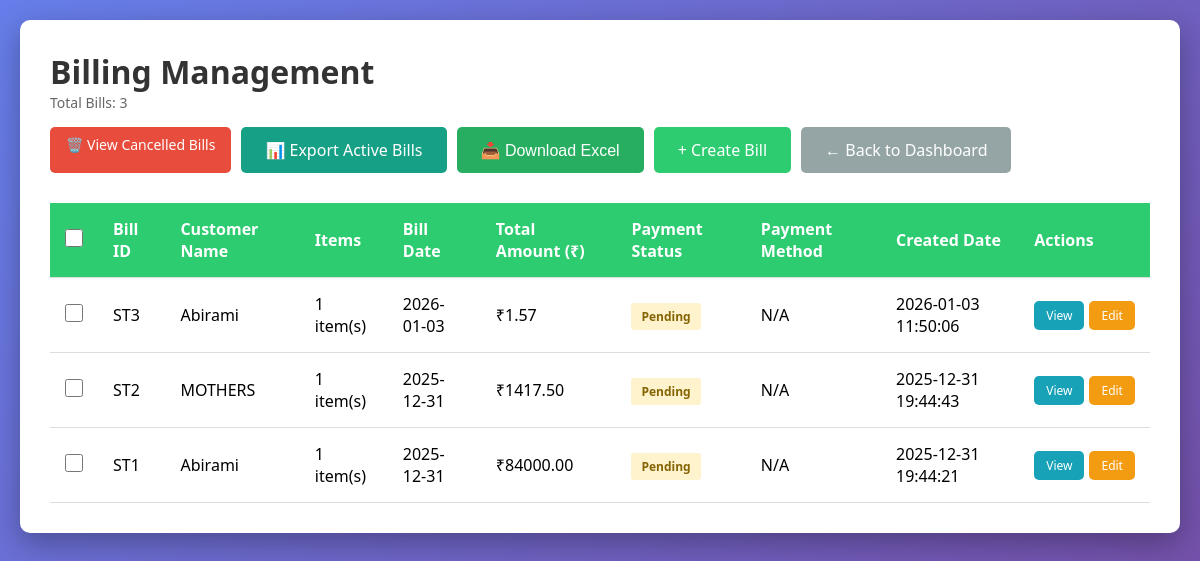
The app's page /billing/ with its own data.
### tables this page shows
CREATE TABLE billing (
                    id INTEGER PRIMARY KEY AUTOINCREMENT,
                    bill_id TEXT UNIQUE NOT NULL,
                    customer_id INTEGER NOT NULL,
                    bill_date DATE NOT NULL,
                    subtotal REAL DEFAULT 0.0,
                    gst_amount REAL DEFAULT 0.0,
                    total_amount REAL NOT NULL DEFAULT 0.0,
                    payment_status TEXT DEFAULT 'Pending',
                    notes TEXT,
                    created_at TIMESTAMP DEFAULT CURRENT_TIMESTAMP,
                    FOREIGN KEY (customer_id) REFERENCES customers (id)
                );

CREATE TABLE customers (
                    id INTEGER PRIMARY KEY AUTOINCREMENT,
                    customer_id TEXT UNIQUE NOT NULL,
                    vendor_code TEXT UNIQUE,
                    name TEXT NOT NULL,
                    email TEXT,
                    mobile TEXT,
                    address TEXT,
                    state TEXT,
                    gst_number TEXT,
                    created_at TIMESTAMP DEFAULT CURRENT_TIMESTAMP
                );

### routes/billing.py (the view)
@billing_bp.route('/')
def index():
    show_cancelled = request.args.get('show_cancelled', 'false') == 'true'
    conn = get_db_connection()
    if show_cancelled:
        bills = conn.execute('''
            SELECT b.*, c.name as customer_name,
                   (SELECT COUNT(*) FROM billing_items WHERE bill_id = b.bill_id) as item_count
            FROM billing b
            JOIN customers c ON b.customer_id = c.id
            WHERE b.payment_status = 'Cancelled'
            ORDER BY b.created_at DESC
        ''').fetchall()
    else:
        bills = conn.execute('''
            SELECT b.*, c.name as customer_name,
                   (SELECT COUNT(*) FROM billing_items WHERE bill_id = b.bill_id) as item_count
            FROM billing b
            JOIN customers c ON b.customer_id = c.id
            WHERE b.payment_status != 'Cancelled'
            ORDER BY b.created_at DESC
        ''').fetchall()
    conn.close()
    return render_template('billing/index.html', bills=bills, show_cancelled=show_cancelled)

### database.py (called while the page is built)
def get_db_connection():
    conn = sqlite3.connect(DATABASE)
    conn.row_factory = sqlite3.Row
    return conn

### templates/billing/index.html (shortened to what this page needs)
<!DOCTYPE html>
<html lang="en">
<head>
</head>
<body>
    <div class="container">
        <div class="header">
            <div>
                <h1>Billing Management{% if show_cancelled %} - Cancelled Bills{% endif %}</h1>
                <p class="bill-count">Total Bills: {{ bills|length }}</p>
            </div>
            <div class="button-group">
                {% if show_cancelled %}
                <a href="{{ url_for('billing.index') }}" class="btn btn-info no-print">📋 View Active Bills</a>
                {% else %}
                <a href="{{ url_for('billing.index', show_cancelled='true') }}" class="btn btn-danger no-print">🗑️ View Cancelled Bills</a>
                {% endif %}
                <a href="{{ url_for('billing.active_bills_export') }}" class="btn btn-success no-print" style="background: #16a085;">📊 Export Active Bills</a>
                <button onclick="downloadExcel()" class="btn btn-success no-print">📥 Download Excel</button>
                <a href="{{ url_for('billing.create') }}" class="btn btn-primary no-print">+ Create Bill</a>
                <a href="{{ url_for('dashboard') }}" class="btn btn-secondary no-print">← Back to Dashboard</a>
            </div>
        </div>
        {% if bills %}
            <form id="cancelForm" method="POST" action="{{ url_for('billing.cancel_bills_confirm') }}">
                <table>
                    <thead>
                        <tr>
                            {% if not show_cancelled %}
                            <th class="checkbox-cell no-print">
                                <input type="checkbox" id="selectAll" onchange="toggleSelectAll(this)">
                            </th>
                            {% endif %}
                            <th>Bill ID</th>
                            <th>Customer Name</th>
                            <th>Items</th>
                            <th>Bill Date</th>
                            <th>Total Amount (₹)</th>
                            <th>Payment Status</th>
                            <th>Payment Method</th>
                            <th>Created Date</th>
                            <th class="no-print">Actions</th>
                        </tr>
                    </thead>
                    <tbody>
                        {% for bill in bills %}
                        <tr>
                            {% if not show_cancelled %}
                            <td class="checkbox-cell no-print">
                                <input type="checkbox" name="bill_ids[]" value="{{ bill['id'] }}" class="bill-checkbox" onchange="updateSelection()">
                            </td>
                            {% endif %}
                            <td>{{ bill['bill_id'] }}</td>
                            <td>{{ bill['customer_name'] }}</td>
                            <td>{{ bill['item_count'] }} item(s)</td>
                            <td>{{ bill['bill_date'] }}</td>
                            <td>₹{{ "%.2f"|format(bill['total_amount']) }}</td>
                            <td>
                                <span class="status-badge status-{{ bill['payment_status']|lower }}">
                                    {{ bill['payment_status'] }}
                                </span>
                            </td>
                            <td>{{ bill['payment_method'] or 'N/A' }}</td>
                            <td>{{ bill['created_at'] }}</td>
                            <td class="no-print">
                                <div style="display: flex; gap: 5px;">
                                    <a href="{{ url_for('billing.view', id=bill['id']) }}" class="btn btn-info" style="padding: 6px 12px; font-size: 12px;">View</a>
                                    <a href="{{ url_for('billing.update', bill_id=bill['id']) }}" class="btn btn-primary" style="padding: 6px 12px; font-size: 12px; background: #f39c12;">Edit</a>
                                </div>
                            </td>
                        </tr>
                        {% endfor %}
                    </tbody>
                </table>
            </form>
        {% endif %}
    </div>
</body>
</html>

### templates/billing/index.html (style rules this page uses)
* { margin: 0; padding: 0; box-sizing: border-box; }
body { font-family: 'Segoe UI', Tahoma, Geneva, Verdana, sans-serif; background: linear-gradient(135deg, #667eea 0%, #764ba2 100%); min-height: 100vh; padding: 20px; }
.container { max-width: 1400px; margin: 0 auto; background: white; border-radius: 10px; box-shadow: 0 10px 30px rgba(0,0,0,0.3); padding: 30px; }
.header { display: flex; justify-content: space-between; align-items: center; margin-bottom: 30px; flex-wrap: wrap; gap: 15px; }
h1 { color: #333; }
.btn { padding: 12px 24px; border: none; border-radius: 5px; cursor: pointer; text-decoration: none; font-size: 16px; transition: all 0.3s; display: inline-block; }
.btn-primary { background: #2ecc71; color: white; }
.btn-secondary { background: #95a5a6; color: white; }
.btn-info { background: #3498db; color: white; padding: 8px 16px; font-size: 14px; }
.btn-danger { background: #e74c3c; color: white; padding: 8px 16px; font-size: 14px; }
.btn-success { background: #27ae60; color: white; }
.btn-info { background: #17a2b8; color: white; }
table { width: 100%; border-collapse: collapse; margin-top: 20px; }
th, td { padding: 15px; text-align: left; border-bottom: 1px solid #ddd; }
th { background: #2ecc71; color: white; font-weight: 600; }
.bill-count { color: #666; font-size: 14px; }
.button-group { display: flex; gap: 10px; }
.status-badge { padding: 5px 10px; border-radius: 3px; font-size: 12px; font-weight: bold; }
.status-pending { background: #fff3cd; color: #856404; }
.checkbox-cell { width: 40px; text-align: center; }
input[type="checkbox"] { width: 18px; height: 18px; cursor: pointer; }

### records on screen
billing: bill_id "ST3", customer_name "Abirami", item_count "1", bill_date "2026-01-03", total_amount "1.57", payment_status "Pending", bill "N/A", created_at "2026-01-03 11:50:06"
billing: bill_id "ST2", customer_name "MOTHERS", item_count "1", bill_date "2025-12-31", total_amount "1417.50", payment_status "Pending", bill "N/A", created_at "2025-12-31 19:44:43"
billing: bill_id "ST1", customer_name "Abirami", item_count "1", bill_date "2025-12-31", total_amount "84000.00", payment_status "Pending", bill "N/A", created_at "2025-12-31 19:44:21"

### other values on screen
{{ bills|length }} "3"
